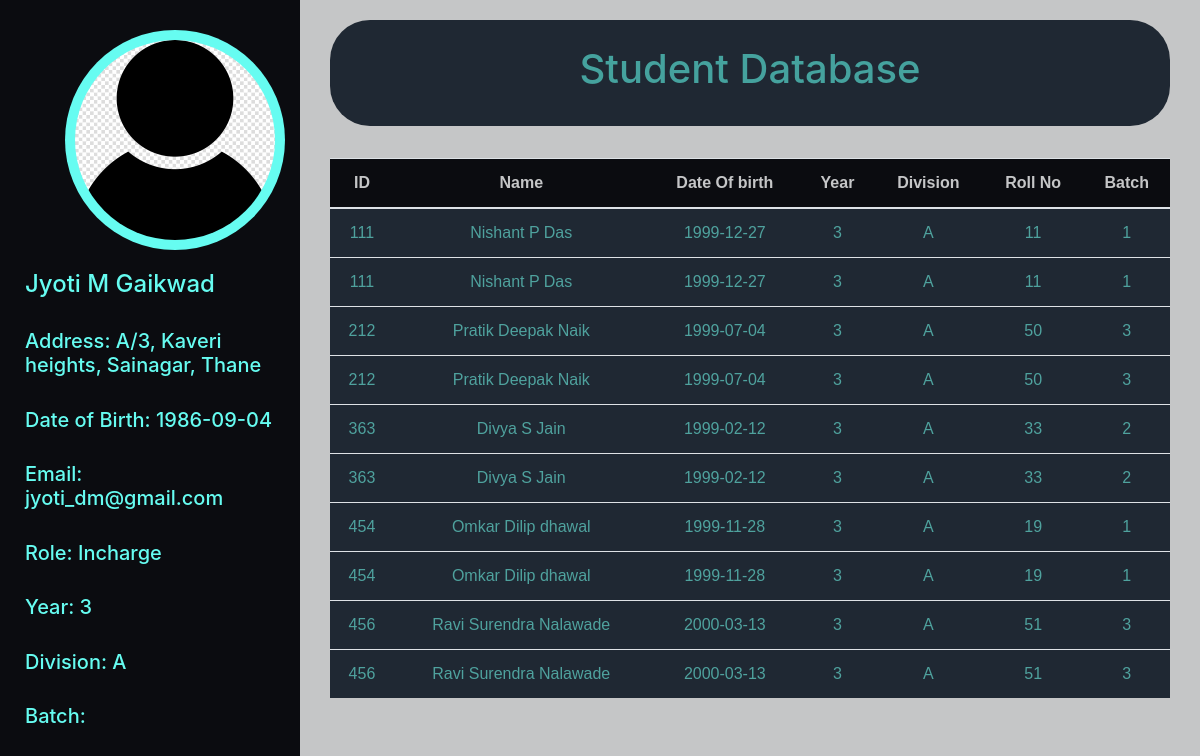
Page /teacher3.php (signed in) on the committed database.
### tables this page shows
CREATE TABLE `professor` (
  `professor_id` int(11) NOT NULL,
  `First` varchar(50) NOT NULL,
  `Middle` varchar(50) NOT NULL,
  `Last` varchar(50) NOT NULL,
  `Date_of_Birth` date NOT NULL
);

CREATE TABLE `prof_address` (
  `professor_id` int(11) NOT NULL,
  `Location` varchar(500) NOT NULL
);

CREATE TABLE `professor_email` (
  `professor_id` int(11) DEFAULT NULL,
  `Email_id` varchar(100) NOT NULL
);

CREATE TABLE `prof_rol` (
  `professor_id` int(11) NOT NULL,
  `Role` varchar(20) NOT NULL,
  `Year` int(1) NOT NULL,
  `Division` varchar(1) NOT NULL,
  `Batch` varchar(2) DEFAULT NULL
);

CREATE TABLE `students` (
  `student_id` int(11) NOT NULL,
  `First` varchar(100) NOT NULL,
  `Middle` varchar(100) NOT NULL,
  `Last` varchar(100) NOT NULL,
  `Mother` varchar(100) NOT NULL,
  `Date_of_birth` date NOT NULL,
  `Blood_grp` varchar(4) NOT NULL,
  `Study_year` int(4) NOT NULL,
  `Admission_year` int(255) NOT NULL,
  `Division` varchar(1) NOT NULL,
  `Roll_no` int(100) NOT NULL,
  `Batch` int(1) NOT NULL
);

### teacher3.php (the view, shortened to what this page needs)
<!DOCTYPE html>
<html>
    <head>
        <link rel="stylesheet" href="https://maxcdn.bootstrapcdn.com/bootstrap/4.3.0/css/bootstrap.min.css">
    </head>
    <body>
        <?php
            $servername="localhost";
            $conn = mysqli_connect($servername,"root","","computer_dept") ;
            $id = $_SESSION["id"];
            $q1 = "select * from professor natural join professor_email natural join prof_rol
                    natural join prof_address where professor_id = $id";
            $query1 = mysqli_query($conn, $q1);
            $teacher = mysqli_fetch_assoc($query1);
        ?>
        <div class="container-fluid">
            <div class="row">
                <div class="col-md-3 text center">
                    <div class="container text-center heading">
                        <img src="contact.jpg" alt="pratik" class="thumbnail">
                    </div>
                    <div class="container details">
                        <h4><?php echo $teacher['First'].' '.$teacher['Middle'].' '.$teacher['Last']; ?></h4>
                        <br>
                        <h5>Address: <?php echo $teacher['Location']; ?></h5>
                        <br>
                        <h5>Date of Birth: <?php echo $teacher['Date_of_Birth']; ?></h5>
                        <br>
                        <h5>Email: <?php echo $teacher['Email_id']; ?></h5>
                        <br>
                        <h5>Role: <?php echo $teacher['Role']; ?></h5>
                        <br>
                        <h5>Year: <?php echo $teacher['Year']; ?></h5>
                        <br>
                        <h5>Division: <?php echo $teacher['Division']; ?></h5>
                        <br>
                        <h5>Batch: <?php echo $teacher['Batch']; ?></h5>
                    </div>
                </div>
                <div class="col-md-9">
                    <div class="container text-center">
                        <div class="jumbotron text-center">
                            <h1>Student Database</h1>
                        </div>
                        <table class="table">
                            <thead>
                                <tr>
                                    <th>ID</th>
                                    <th>Name</th>
                                    <th>Date Of birth</th>
                                    <th>Year</th>
                                    <th>Division</th>
                                    <th>Roll No</th>
                                    <th>Batch</th>
                                </tr>
                            </thead>
                            <tbody>
                                <?php
                                    $id = $_SESSION['id'];
                                    if($teacher['Role']=='Incharge'){
                                        $q2 = "select * from students as s,
                                                (select Division, Year from prof_rol where professor_id = '$id') as p
                                                where s.Division = p.Division and s.Study_year = p.Year";
                                    }
                                    else if($teacher['Role']=='Guardian'){
                                        $q2 = "select * from students as s,
                                                ( select Division,Year,Batch from prof_rol where professor_id = '$id') as p
                                                where s.Division = p.Division and Study_year = p.Year and s.Batch=p.Batch";
                                    }
                                    $query2 = mysqli_query($conn, $q2);
                                    while($rows = mysqli_fetch_assoc($query2))
                                    {
                                        echo '<tr class="clickrow" data-href="student_info.php?id='.$rows["student_id"].'">';
                                        echo ('
                                                <td>'.$rows['student_id'].'</td>
                                                <td>'.$rows['First'].' '.$rows['Middle'].' '.$rows['Last'].'</td>
                                                <td>'.$rows['Date_of_birth'].'</td>
                                                <td>'.$rows['Year'].'</td>
                                                <td>'.$rows['Division'].'</td>
                                                <td>'.$rows['Roll_no'].'</td>
                                                <td>'.$rows['Batch'].'</td> ');
                                        echo  '</tr>';
                                    }
                                ?>
                            </tbody>
                        </table>
                    </div>
                </div>
            </div>
        </div>
    </body>
</html>

### teacher3.php (style rules this page uses)
body { background-color: #C5C6C7; }
.col-md-3 { background-color: #0B0C10;; height: 100vh; margin-left: 0; padding: 10px; }
.thumbnail { width: 200px; height: 200px; border-radius: 50%; }
.heading { width: 220px; height: 220px; margin: 20px 0 20px 55px; background-color: #66FCF1; border-radius: 100%; padding: 10px; }
.details { color: #66FCF1; font-size: 15px; }
.jumbotron { background-color: #1F2833; color: #45A29E; padding: 25px; margin-top: 20px; border-radius: 40px; }
.table { background-color: #1F2833; color: #4FA29E; font-family: 'Franklin Gothic Medium', 'Arial Narrow', Arial, sans-serif; }
thead { background-color: #0B0C10; color: #C5C6C7; }

### rows in the picture
professor: First "Jyoti", Middle "M", Last "Gaikwad", Date_of_Birth "1986-09-04"
prof_address: Location "A/3, Kaveri heights, Sainagar, Thane"
professor_email: Email_id "jyoti_dm@gmail.com"
prof_rol: Role "Incharge", Year "3", Division "A"
students: student_id "111", First "Nishant", Middle "P", Last "Das", Date_of_birth "1999-12-27", Year "3", Division "A", Roll_no "11", Batch "1"
students: student_id "212", First "Pratik", Middle "Deepak", Last "Naik", Date_of_birth "1999-07-04", Year "3", Division "A", Roll_no "50", Batch "3"
students: student_id "363", First "Divya", Middle "S", Last "Jain", Date_of_birth "1999-02-12", Year "3", Division "A", Roll_no "33", Batch "2"
students: student_id "454", First "Omkar", Middle "Dilip", Last "dhawal", Date_of_birth "1999-11-28", Year "3", Division "A", Roll_no "19", Batch "1"
students: student_id "456", First "Ravi", Middle "Surendra", Last "Nalawade", Date_of_birth "2000-03-13", Year "3", Division "A", Roll_no "51", Batch "3"
